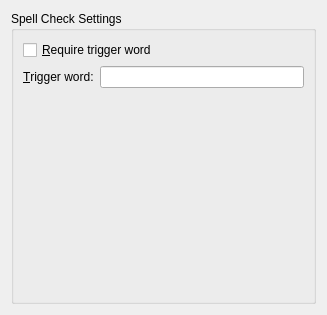
<ui version="4.0" >
 <class>SpellCheckConfigUi</class>
 <widget class="QWidget" name="SpellCheckConfigUi" >
  <property name="geometry" >
   <rect>
    <x>0</x>
    <y>0</y>
    <width>327</width>
    <height>315</height>
   </rect>
  </property>
  <layout class="QVBoxLayout" name="verticalLayout_2" >
   <item>
    <widget class="QGroupBox" name="groupBox" >
     <property name="title" >
      <string>Spell Check Settings</string>
     </property>
     <layout class="QVBoxLayout" name="verticalLayout_3" >
      <item>
       <widget class="QCheckBox" name="m_requireTriggerWord" >
        <property name="text" >
         <string>&amp;Require trigger word</string>
        </property>
       </widget>
      </item>
      <item>
       <layout class="QHBoxLayout" name="horizontalLayout" >
        <item>
         <widget class="QLabel" name="label" >
          <property name="text" >
           <string>&amp;Trigger word:</string>
          </property>
          <property name="buddy" >
           <cstring>m_triggerWord</cstring>
          </property>
         </widget>
        </item>
        <item>
         <widget class="QLineEdit" name="m_triggerWord" />
        </item>
       </layout>
      </item>
      <item>
       <spacer name="verticalSpacer" >
        <property name="orientation" >
         <enum>Qt::Vertical</enum>
        </property>
        <property name="sizeHint" stdset="0" >
         <size>
          <width>20</width>
          <height>193</height>
         </size>
        </property>
       </spacer>
      </item>
     </layout>
    </widget>
   </item>
  </layout>
 </widget>
 <resources/>
 <connections/>
</ui>
